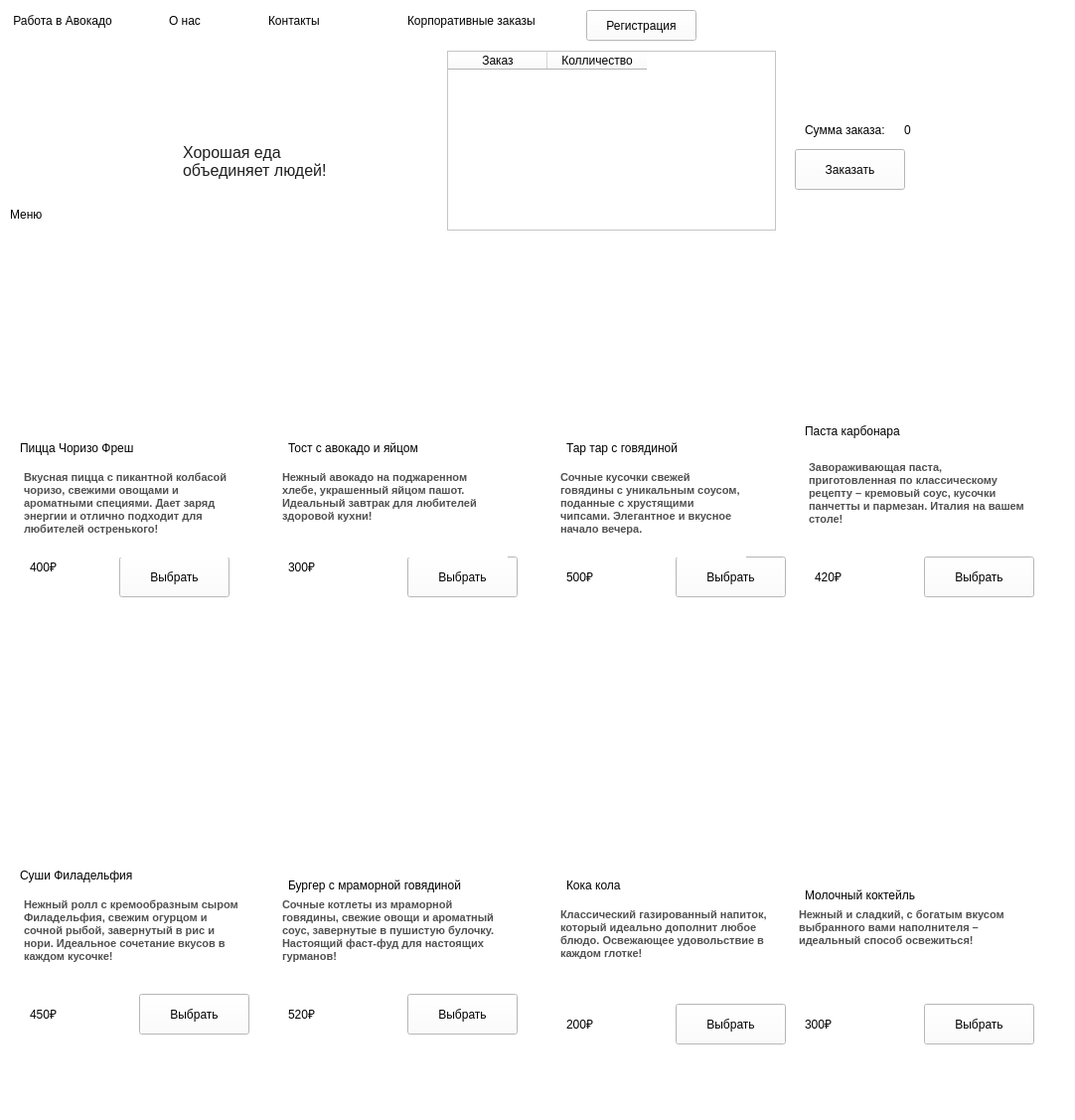
<?xml version="1.0" encoding="UTF-8"?>
<ui version="4.0">
 <class>MainWindow</class>
 <widget class="QMainWindow" name="MainWindow">
  <property name="geometry">
   <rect>
    <x>0</x>
    <y>0</y>
    <width>1082</width>
    <height>1127</height>
   </rect>
  </property>
  <property name="minimumSize">
   <size>
    <width>1082</width>
    <height>1127</height>
   </size>
  </property>
  <property name="maximumSize">
   <size>
    <width>1082</width>
    <height>1127</height>
   </size>
  </property>
  <property name="windowTitle">
   <string>Avocado</string>
  </property>
  <property name="windowIcon">
   <iconset>
    <normaloff>:/icons/4107608.png</normaloff>:/icons/4107608.png</iconset>
  </property>
  <property name="styleSheet">
   <string notr="true">background-color: rgb(255, 255, 255);</string>
  </property>
  <widget class="QWidget" name="centralwidget">
   <widget class="QLabel" name="label">
    <property name="geometry">
     <rect>
      <x>810</x>
      <y>110</y>
      <width>91</width>
      <height>41</height>
     </rect>
    </property>
    <property name="styleSheet">
     <string notr="true">font: 10pt &quot;Segoe UI&quot;;</string>
    </property>
    <property name="text">
     <string>Сумма заказа:</string>
    </property>
   </widget>
   <widget class="QLabel" name="label_2">
    <property name="geometry">
     <rect>
      <x>910</x>
      <y>110</y>
      <width>31</width>
      <height>41</height>
     </rect>
    </property>
    <property name="styleSheet">
     <string notr="true">font: 10pt &quot;Segoe UI&quot;;</string>
    </property>
    <property name="text">
     <string>0</string>
    </property>
   </widget>
   <widget class="QLabel" name="label_3">
    <property name="enabled">
     <bool>true</bool>
    </property>
    <property name="geometry">
     <rect>
      <x>10</x>
      <y>50</y>
      <width>161</width>
      <height>131</height>
     </rect>
    </property>
    <property name="mouseTracking">
     <bool>false</bool>
    </property>
    <property name="tabletTracking">
     <bool>false</bool>
    </property>
    <property name="contextMenuPolicy">
     <enum>Qt::ContextMenuPolicy::DefaultContextMenu</enum>
    </property>
    <property name="acceptDrops">
     <bool>false</bool>
    </property>
    <property name="layoutDirection">
     <enum>Qt::LayoutDirection::LeftToRight</enum>
    </property>
    <property name="autoFillBackground">
     <bool>false</bool>
    </property>
    <property name="styleSheet">
     <string notr="true">border-image: url(:/icons/photo_5395603866361390873_m (1).jpg);</string>
    </property>
    <property name="text">
     <string/>
    </property>
    <property name="textFormat">
     <enum>Qt::TextFormat::AutoText</enum>
    </property>
    <property name="pixmap">
     <pixmap>:/icons/Downloads/3.png</pixmap>
    </property>
    <property name="scaledContents">
     <bool>true</bool>
    </property>
   </widget>
   <widget class="QLabel" name="label_4">
    <property name="geometry">
     <rect>
      <x>10</x>
      <y>200</y>
      <width>131</width>
      <height>31</height>
     </rect>
    </property>
    <property name="styleSheet">
     <string notr="true">
font: 600 15pt &quot;Segoe UI&quot;;
</string>
    </property>
    <property name="text">
     <string>Меню</string>
    </property>
   </widget>
   <widget class="QLabel" name="label_5">
    <property name="enabled">
     <bool>true</bool>
    </property>
    <property name="geometry">
     <rect>
      <x>-30</x>
      <y>240</y>
      <width>311</width>
      <height>201</height>
     </rect>
    </property>
    <property name="mouseTracking">
     <bool>false</bool>
    </property>
    <property name="tabletTracking">
     <bool>false</bool>
    </property>
    <property name="contextMenuPolicy">
     <enum>Qt::ContextMenuPolicy::DefaultContextMenu</enum>
    </property>
    <property name="acceptDrops">
     <bool>false</bool>
    </property>
    <property name="layoutDirection">
     <enum>Qt::LayoutDirection::LeftToRight</enum>
    </property>
    <property name="autoFillBackground">
     <bool>false</bool>
    </property>
    <property name="styleSheet">
     <string notr="true">border-image: url(:/icons/M_height.jpg);</string>
    </property>
    <property name="frameShadow">
     <enum>QFrame::Shadow::Plain</enum>
    </property>
    <property name="text">
     <string/>
    </property>
    <property name="textFormat">
     <enum>Qt::TextFormat::AutoText</enum>
    </property>
    <property name="pixmap">
     <pixmap>:/icons/Downloads/3.png</pixmap>
    </property>
    <property name="scaledContents">
     <bool>true</bool>
    </property>
    <property name="wordWrap">
     <bool>false</bool>
    </property>
    <property name="textInteractionFlags">
     <set>Qt::TextInteractionFlag::LinksAccessibleByMouse</set>
    </property>
   </widget>
   <widget class="QPushButton" name="pushButton_10">
    <property name="geometry">
     <rect>
      <x>120</x>
      <y>560</y>
      <width>111</width>
      <height>41</height>
     </rect>
    </property>
    <property name="styleSheet">
     <string notr="true">background-color: rgb(255, 255, 255);
font: 10pt &quot;Segoe UI&quot;;
radius 10px;</string>
    </property>
    <property name="text">
     <string>Выбрать</string>
    </property>
   </widget>
   <widget class="QLabel" name="label_6">
    <property name="geometry">
     <rect>
      <x>30</x>
      <y>550</y>
      <width>81</width>
      <height>41</height>
     </rect>
    </property>
    <property name="styleSheet">
     <string notr="true">font: 11pt &quot;Segoe UI&quot;;</string>
    </property>
    <property name="text">
     <string>400₽</string>
    </property>
   </widget>
   <widget class="QPushButton" name="pushButton_11">
    <property name="geometry">
     <rect>
      <x>410</x>
      <y>560</y>
      <width>111</width>
      <height>41</height>
     </rect>
    </property>
    <property name="styleSheet">
     <string notr="true">background-color: rgb(255, 255, 255);
font: 10pt &quot;Segoe UI&quot;;
radius 10px;</string>
    </property>
    <property name="text">
     <string>Выбрать</string>
    </property>
   </widget>
   <widget class="QLabel" name="label_7">
    <property name="enabled">
     <bool>true</bool>
    </property>
    <property name="geometry">
     <rect>
      <x>290</x>
      <y>220</y>
      <width>211</width>
      <height>201</height>
     </rect>
    </property>
    <property name="mouseTracking">
     <bool>false</bool>
    </property>
    <property name="tabletTracking">
     <bool>false</bool>
    </property>
    <property name="contextMenuPolicy">
     <enum>Qt::ContextMenuPolicy::DefaultContextMenu</enum>
    </property>
    <property name="acceptDrops">
     <bool>false</bool>
    </property>
    <property name="layoutDirection">
     <enum>Qt::LayoutDirection::LeftToRight</enum>
    </property>
    <property name="autoFillBackground">
     <bool>false</bool>
    </property>
    <property name="styleSheet">
     <string notr="true">border-image: url(:/icons/photo_5458702399138032533_m.jpg);</string>
    </property>
    <property name="frameShadow">
     <enum>QFrame::Shadow::Plain</enum>
    </property>
    <property name="text">
     <string/>
    </property>
    <property name="textFormat">
     <enum>Qt::TextFormat::AutoText</enum>
    </property>
    <property name="pixmap">
     <pixmap>:/icons/Downloads/3.png</pixmap>
    </property>
    <property name="scaledContents">
     <bool>true</bool>
    </property>
    <property name="wordWrap">
     <bool>false</bool>
    </property>
    <property name="textInteractionFlags">
     <set>Qt::TextInteractionFlag::LinksAccessibleByMouse</set>
    </property>
   </widget>
   <widget class="QLabel" name="label_8">
    <property name="geometry">
     <rect>
      <x>290</x>
      <y>550</y>
      <width>81</width>
      <height>41</height>
     </rect>
    </property>
    <property name="styleSheet">
     <string notr="true">font: 11pt &quot;Segoe UI&quot;;</string>
    </property>
    <property name="text">
     <string>300₽</string>
    </property>
   </widget>
   <widget class="QLabel" name="label_9">
    <property name="geometry">
     <rect>
      <x>20</x>
      <y>430</y>
      <width>141</width>
      <height>41</height>
     </rect>
    </property>
    <property name="styleSheet">
     <string notr="true">font: 10pt &quot;Segoe UI&quot;;</string>
    </property>
    <property name="text">
     <string>Пицца Чоризо Фреш </string>
    </property>
   </widget>
   <widget class="QLabel" name="label_10">
    <property name="geometry">
     <rect>
      <x>290</x>
      <y>430</y>
      <width>161</width>
      <height>41</height>
     </rect>
    </property>
    <property name="styleSheet">
     <string notr="true">font: 10pt &quot;Segoe UI&quot;;</string>
    </property>
    <property name="text">
     <string>Тост с авокадо и яйцом</string>
    </property>
   </widget>
   <widget class="QLabel" name="label_11">
    <property name="geometry">
     <rect>
      <x>570</x>
      <y>560</y>
      <width>81</width>
      <height>41</height>
     </rect>
    </property>
    <property name="styleSheet">
     <string notr="true">font: 11pt &quot;Segoe UI&quot;;</string>
    </property>
    <property name="text">
     <string>500₽</string>
    </property>
   </widget>
   <widget class="QPushButton" name="pushButton_12">
    <property name="geometry">
     <rect>
      <x>680</x>
      <y>560</y>
      <width>111</width>
      <height>41</height>
     </rect>
    </property>
    <property name="styleSheet">
     <string notr="true">background-color: rgb(255, 255, 255);
font: 10pt &quot;Segoe UI&quot;;
radius 10px;</string>
    </property>
    <property name="text">
     <string>Выбрать</string>
    </property>
   </widget>
   <widget class="QLabel" name="label_12">
    <property name="enabled">
     <bool>true</bool>
    </property>
    <property name="geometry">
     <rect>
      <x>560</x>
      <y>220</y>
      <width>221</width>
      <height>201</height>
     </rect>
    </property>
    <property name="mouseTracking">
     <bool>false</bool>
    </property>
    <property name="tabletTracking">
     <bool>false</bool>
    </property>
    <property name="contextMenuPolicy">
     <enum>Qt::ContextMenuPolicy::DefaultContextMenu</enum>
    </property>
    <property name="acceptDrops">
     <bool>false</bool>
    </property>
    <property name="layoutDirection">
     <enum>Qt::LayoutDirection::LeftToRight</enum>
    </property>
    <property name="autoFillBackground">
     <bool>false</bool>
    </property>
    <property name="styleSheet">
     <string notr="true">border-image: url(:/icons/тартар.jpg);</string>
    </property>
    <property name="frameShadow">
     <enum>QFrame::Shadow::Plain</enum>
    </property>
    <property name="text">
     <string/>
    </property>
    <property name="textFormat">
     <enum>Qt::TextFormat::AutoText</enum>
    </property>
    <property name="pixmap">
     <pixmap>:/icons/Downloads/3.png</pixmap>
    </property>
    <property name="scaledContents">
     <bool>true</bool>
    </property>
    <property name="wordWrap">
     <bool>false</bool>
    </property>
    <property name="textInteractionFlags">
     <set>Qt::TextInteractionFlag::LinksAccessibleByMouse</set>
    </property>
   </widget>
   <widget class="QLabel" name="label_13">
    <property name="geometry">
     <rect>
      <x>570</x>
      <y>430</y>
      <width>161</width>
      <height>41</height>
     </rect>
    </property>
    <property name="styleSheet">
     <string notr="true">font: 10pt &quot;Segoe UI&quot;;</string>
    </property>
    <property name="text">
     <string>Тар тар с говядиной</string>
    </property>
   </widget>
   <widget class="QLabel" name="label_14">
    <property name="geometry">
     <rect>
      <x>30</x>
      <y>1000</y>
      <width>81</width>
      <height>41</height>
     </rect>
    </property>
    <property name="styleSheet">
     <string notr="true">font: 11pt &quot;Segoe UI&quot;;</string>
    </property>
    <property name="text">
     <string>450₽</string>
    </property>
   </widget>
   <widget class="QPushButton" name="pushButton_13">
    <property name="geometry">
     <rect>
      <x>140</x>
      <y>1000</y>
      <width>111</width>
      <height>41</height>
     </rect>
    </property>
    <property name="styleSheet">
     <string notr="true">background-color: rgb(255, 255, 255);
font: 10pt &quot;Segoe UI&quot;;
radius 10px;</string>
    </property>
    <property name="text">
     <string>Выбрать</string>
    </property>
   </widget>
   <widget class="QLabel" name="label_15">
    <property name="enabled">
     <bool>true</bool>
    </property>
    <property name="geometry">
     <rect>
      <x>20</x>
      <y>650</y>
      <width>231</width>
      <height>201</height>
     </rect>
    </property>
    <property name="mouseTracking">
     <bool>false</bool>
    </property>
    <property name="tabletTracking">
     <bool>false</bool>
    </property>
    <property name="contextMenuPolicy">
     <enum>Qt::ContextMenuPolicy::DefaultContextMenu</enum>
    </property>
    <property name="acceptDrops">
     <bool>false</bool>
    </property>
    <property name="layoutDirection">
     <enum>Qt::LayoutDirection::LeftToRight</enum>
    </property>
    <property name="autoFillBackground">
     <bool>false</bool>
    </property>
    <property name="styleSheet">
     <string notr="true">border-image: url(:/icons1/суши.jpg);</string>
    </property>
    <property name="frameShadow">
     <enum>QFrame::Shadow::Plain</enum>
    </property>
    <property name="text">
     <string/>
    </property>
    <property name="textFormat">
     <enum>Qt::TextFormat::AutoText</enum>
    </property>
    <property name="pixmap">
     <pixmap>:/icons/Downloads/3.png</pixmap>
    </property>
    <property name="scaledContents">
     <bool>true</bool>
    </property>
    <property name="wordWrap">
     <bool>false</bool>
    </property>
    <property name="textInteractionFlags">
     <set>Qt::TextInteractionFlag::LinksAccessibleByMouse</set>
    </property>
   </widget>
   <widget class="QLabel" name="label_16">
    <property name="geometry">
     <rect>
      <x>20</x>
      <y>860</y>
      <width>161</width>
      <height>41</height>
     </rect>
    </property>
    <property name="styleSheet">
     <string notr="true">font: 10pt &quot;Segoe UI&quot;;</string>
    </property>
    <property name="text">
     <string>Суши Филадельфия  </string>
    </property>
   </widget>
   <widget class="QLabel" name="label_17">
    <property name="geometry">
     <rect>
      <x>290</x>
      <y>1000</y>
      <width>81</width>
      <height>41</height>
     </rect>
    </property>
    <property name="styleSheet">
     <string notr="true">font: 11pt &quot;Segoe UI&quot;;</string>
    </property>
    <property name="text">
     <string>520₽</string>
    </property>
   </widget>
   <widget class="QPushButton" name="pushButton_14">
    <property name="geometry">
     <rect>
      <x>410</x>
      <y>1000</y>
      <width>111</width>
      <height>41</height>
     </rect>
    </property>
    <property name="styleSheet">
     <string notr="true">background-color: rgb(255, 255, 255);
font: 10pt &quot;Segoe UI&quot;;
radius 10px;</string>
    </property>
    <property name="text">
     <string>Выбрать</string>
    </property>
   </widget>
   <widget class="QLabel" name="label_18">
    <property name="enabled">
     <bool>true</bool>
    </property>
    <property name="geometry">
     <rect>
      <x>290</x>
      <y>660</y>
      <width>231</width>
      <height>201</height>
     </rect>
    </property>
    <property name="mouseTracking">
     <bool>false</bool>
    </property>
    <property name="tabletTracking">
     <bool>false</bool>
    </property>
    <property name="contextMenuPolicy">
     <enum>Qt::ContextMenuPolicy::DefaultContextMenu</enum>
    </property>
    <property name="acceptDrops">
     <bool>false</bool>
    </property>
    <property name="layoutDirection">
     <enum>Qt::LayoutDirection::LeftToRight</enum>
    </property>
    <property name="autoFillBackground">
     <bool>false</bool>
    </property>
    <property name="styleSheet">
     <string notr="true">border-image: url(:/icons1/бургер.jpg);</string>
    </property>
    <property name="frameShadow">
     <enum>QFrame::Shadow::Plain</enum>
    </property>
    <property name="text">
     <string/>
    </property>
    <property name="textFormat">
     <enum>Qt::TextFormat::AutoText</enum>
    </property>
    <property name="pixmap">
     <pixmap>:/icons/Downloads/3.png</pixmap>
    </property>
    <property name="scaledContents">
     <bool>true</bool>
    </property>
    <property name="wordWrap">
     <bool>false</bool>
    </property>
    <property name="textInteractionFlags">
     <set>Qt::TextInteractionFlag::LinksAccessibleByMouse</set>
    </property>
   </widget>
   <widget class="QLabel" name="label_19">
    <property name="geometry">
     <rect>
      <x>290</x>
      <y>870</y>
      <width>211</width>
      <height>41</height>
     </rect>
    </property>
    <property name="styleSheet">
     <string notr="true">font: 10pt &quot;Segoe UI&quot;;</string>
    </property>
    <property name="text">
     <string>Бургер с мраморной говядиной</string>
    </property>
   </widget>
   <widget class="QLabel" name="label_20">
    <property name="geometry">
     <rect>
      <x>570</x>
      <y>1010</y>
      <width>81</width>
      <height>41</height>
     </rect>
    </property>
    <property name="styleSheet">
     <string notr="true">font: 11pt &quot;Segoe UI&quot;;</string>
    </property>
    <property name="text">
     <string>200₽</string>
    </property>
   </widget>
   <widget class="QPushButton" name="pushButton_15">
    <property name="geometry">
     <rect>
      <x>680</x>
      <y>1010</y>
      <width>111</width>
      <height>41</height>
     </rect>
    </property>
    <property name="styleSheet">
     <string notr="true">background-color: rgb(255, 255, 255);
font: 10pt &quot;Segoe UI&quot;;
radius 10px;</string>
    </property>
    <property name="text">
     <string>Выбрать</string>
    </property>
   </widget>
   <widget class="QLabel" name="label_21">
    <property name="enabled">
     <bool>true</bool>
    </property>
    <property name="geometry">
     <rect>
      <x>570</x>
      <y>620</y>
      <width>211</width>
      <height>241</height>
     </rect>
    </property>
    <property name="mouseTracking">
     <bool>false</bool>
    </property>
    <property name="tabletTracking">
     <bool>false</bool>
    </property>
    <property name="contextMenuPolicy">
     <enum>Qt::ContextMenuPolicy::DefaultContextMenu</enum>
    </property>
    <property name="acceptDrops">
     <bool>false</bool>
    </property>
    <property name="layoutDirection">
     <enum>Qt::LayoutDirection::LeftToRight</enum>
    </property>
    <property name="autoFillBackground">
     <bool>false</bool>
    </property>
    <property name="styleSheet">
     <string notr="true">border-image: url(:/icons1/кокаля.jpg);</string>
    </property>
    <property name="frameShadow">
     <enum>QFrame::Shadow::Plain</enum>
    </property>
    <property name="text">
     <string/>
    </property>
    <property name="textFormat">
     <enum>Qt::TextFormat::AutoText</enum>
    </property>
    <property name="pixmap">
     <pixmap>:/icons/Downloads/3.png</pixmap>
    </property>
    <property name="scaledContents">
     <bool>true</bool>
    </property>
    <property name="wordWrap">
     <bool>false</bool>
    </property>
    <property name="textInteractionFlags">
     <set>Qt::TextInteractionFlag::LinksAccessibleByMouse</set>
    </property>
   </widget>
   <widget class="QLabel" name="label_22">
    <property name="geometry">
     <rect>
      <x>570</x>
      <y>870</y>
      <width>161</width>
      <height>41</height>
     </rect>
    </property>
    <property name="styleSheet">
     <string notr="true">font: 10pt &quot;Segoe UI&quot;;</string>
    </property>
    <property name="text">
     <string>Кока кола</string>
    </property>
   </widget>
   <widget class="QLabel" name="label_23">
    <property name="geometry">
     <rect>
      <x>820</x>
      <y>560</y>
      <width>81</width>
      <height>41</height>
     </rect>
    </property>
    <property name="styleSheet">
     <string notr="true">font: 11pt &quot;Segoe UI&quot;;</string>
    </property>
    <property name="text">
     <string>420₽</string>
    </property>
   </widget>
   <widget class="QPushButton" name="pushButton_16">
    <property name="geometry">
     <rect>
      <x>930</x>
      <y>560</y>
      <width>111</width>
      <height>41</height>
     </rect>
    </property>
    <property name="styleSheet">
     <string notr="true"/>
    </property>
    <property name="text">
     <string>Выбрать</string>
    </property>
   </widget>
   <widget class="QLabel" name="label_24">
    <property name="enabled">
     <bool>true</bool>
    </property>
    <property name="geometry">
     <rect>
      <x>810</x>
      <y>220</y>
      <width>231</width>
      <height>211</height>
     </rect>
    </property>
    <property name="mouseTracking">
     <bool>false</bool>
    </property>
    <property name="tabletTracking">
     <bool>false</bool>
    </property>
    <property name="contextMenuPolicy">
     <enum>Qt::ContextMenuPolicy::DefaultContextMenu</enum>
    </property>
    <property name="acceptDrops">
     <bool>false</bool>
    </property>
    <property name="layoutDirection">
     <enum>Qt::LayoutDirection::LeftToRight</enum>
    </property>
    <property name="autoFillBackground">
     <bool>false</bool>
    </property>
    <property name="styleSheet">
     <string notr="true">border-image: url(:/icons1/карбонара.jpg);</string>
    </property>
    <property name="frameShadow">
     <enum>QFrame::Shadow::Plain</enum>
    </property>
    <property name="text">
     <string/>
    </property>
    <property name="textFormat">
     <enum>Qt::TextFormat::AutoText</enum>
    </property>
    <property name="pixmap">
     <pixmap>:/icons/Downloads/3.png</pixmap>
    </property>
    <property name="scaledContents">
     <bool>true</bool>
    </property>
    <property name="wordWrap">
     <bool>false</bool>
    </property>
    <property name="textInteractionFlags">
     <set>Qt::TextInteractionFlag::LinksAccessibleByMouse</set>
    </property>
   </widget>
   <widget class="QLabel" name="label_25">
    <property name="geometry">
     <rect>
      <x>810</x>
      <y>420</y>
      <width>161</width>
      <height>41</height>
     </rect>
    </property>
    <property name="styleSheet">
     <string notr="true">font: 10pt &quot;Segoe UI&quot;;</string>
    </property>
    <property name="text">
     <string>Паста карбонара  
</string>
    </property>
   </widget>
   <widget class="QLabel" name="label_26">
    <property name="geometry">
     <rect>
      <x>810</x>
      <y>1010</y>
      <width>81</width>
      <height>41</height>
     </rect>
    </property>
    <property name="styleSheet">
     <string notr="true">font: 11pt &quot;Segoe UI&quot;;</string>
    </property>
    <property name="text">
     <string>300₽</string>
    </property>
   </widget>
   <widget class="QPushButton" name="pushButton_17">
    <property name="geometry">
     <rect>
      <x>930</x>
      <y>1010</y>
      <width>111</width>
      <height>41</height>
     </rect>
    </property>
    <property name="styleSheet">
     <string notr="true">background-color: rgb(255, 255, 255);
font: 10pt &quot;Segoe UI&quot;;
radius 10px;</string>
    </property>
    <property name="text">
     <string>Выбрать</string>
    </property>
   </widget>
   <widget class="QLabel" name="label_27">
    <property name="enabled">
     <bool>true</bool>
    </property>
    <property name="geometry">
     <rect>
      <x>810</x>
      <y>630</y>
      <width>211</width>
      <height>241</height>
     </rect>
    </property>
    <property name="mouseTracking">
     <bool>false</bool>
    </property>
    <property name="tabletTracking">
     <bool>false</bool>
    </property>
    <property name="contextMenuPolicy">
     <enum>Qt::ContextMenuPolicy::DefaultContextMenu</enum>
    </property>
    <property name="acceptDrops">
     <bool>false</bool>
    </property>
    <property name="layoutDirection">
     <enum>Qt::LayoutDirection::LeftToRight</enum>
    </property>
    <property name="autoFillBackground">
     <bool>false</bool>
    </property>
    <property name="styleSheet">
     <string notr="true">border-image: url(:/icons1/милкшейк.jpg);</string>
    </property>
    <property name="frameShadow">
     <enum>QFrame::Shadow::Plain</enum>
    </property>
    <property name="text">
     <string/>
    </property>
    <property name="textFormat">
     <enum>Qt::TextFormat::AutoText</enum>
    </property>
    <property name="pixmap">
     <pixmap>:/icons/Downloads/3.png</pixmap>
    </property>
    <property name="scaledContents">
     <bool>true</bool>
    </property>
    <property name="wordWrap">
     <bool>false</bool>
    </property>
    <property name="textInteractionFlags">
     <set>Qt::TextInteractionFlag::LinksAccessibleByMouse</set>
    </property>
   </widget>
   <widget class="QLabel" name="label_28">
    <property name="geometry">
     <rect>
      <x>810</x>
      <y>880</y>
      <width>161</width>
      <height>41</height>
     </rect>
    </property>
    <property name="styleSheet">
     <string notr="true">font: 10pt &quot;Segoe UI&quot;;</string>
    </property>
    <property name="text">
     <string>Молочный коктейль</string>
    </property>
   </widget>
   <widget class="QTextEdit" name="textEdit">
    <property name="geometry">
     <rect>
      <x>20</x>
      <y>470</y>
      <width>231</width>
      <height>91</height>
     </rect>
    </property>
    <property name="styleSheet">
     <string notr="true">font: 7pt &quot;Segoe UI&quot;;
color: rgb(172, 255, 147);
border: none;</string>
    </property>
    <property name="readOnly">
     <bool>true</bool>
    </property>
    <property name="html">
     <string>&lt;!DOCTYPE HTML PUBLIC &quot;-//W3C//DTD HTML 4.0//EN&quot; &quot;http://www.w3.org/TR/REC-html40/strict.dtd&quot;&gt;
&lt;html&gt;&lt;head&gt;&lt;meta name=&quot;qrichtext&quot; content=&quot;1&quot; /&gt;&lt;meta charset=&quot;utf-8&quot; /&gt;&lt;style type=&quot;text/css&quot;&gt;
p, li { white-space: pre-wrap; }
hr { height: 1px; border-width: 0; }
li.unchecked::marker { content: &quot;\2610&quot;; }
li.checked::marker { content: &quot;\2612&quot;; }
&lt;/style&gt;&lt;/head&gt;&lt;body style=&quot; font-family:'Segoe UI'; font-size:7pt; font-weight:400; font-style:normal;&quot;&gt;
&lt;p style=&quot; margin-top:0px; margin-bottom:0px; margin-left:0px; margin-right:0px; -qt-block-indent:0; text-indent:0px;&quot;&gt;&lt;span style=&quot; font-family:'Roboto','-apple-system','apple color emoji','BlinkMacSystemFont','Segoe UI','Roboto','Oxygen-Sans','Ubuntu','Cantarell','Helvetica Neue','sans-serif'; font-size:8pt; font-weight:700; color:#515151; background-color:#ffffff;&quot;&gt;Вкусная пицца с пикантной колбасой чоризо, свежими овощами и ароматными специями. Дает заряд энергии и отлично подходит для любителей остренького!&lt;/span&gt;&lt;/p&gt;&lt;/body&gt;&lt;/html&gt;</string>
    </property>
   </widget>
   <widget class="QTextEdit" name="textEdit_2">
    <property name="geometry">
     <rect>
      <x>280</x>
      <y>470</y>
      <width>231</width>
      <height>91</height>
     </rect>
    </property>
    <property name="styleSheet">
     <string notr="true">font: 7pt &quot;Segoe UI&quot;;
color: rgb(172, 255, 147);
border: none;</string>
    </property>
    <property name="readOnly">
     <bool>true</bool>
    </property>
    <property name="html">
     <string>&lt;!DOCTYPE HTML PUBLIC &quot;-//W3C//DTD HTML 4.0//EN&quot; &quot;http://www.w3.org/TR/REC-html40/strict.dtd&quot;&gt;
&lt;html&gt;&lt;head&gt;&lt;meta name=&quot;qrichtext&quot; content=&quot;1&quot; /&gt;&lt;meta charset=&quot;utf-8&quot; /&gt;&lt;style type=&quot;text/css&quot;&gt;
p, li { white-space: pre-wrap; }
hr { height: 1px; border-width: 0; }
li.unchecked::marker { content: &quot;\2610&quot;; }
li.checked::marker { content: &quot;\2612&quot;; }
&lt;/style&gt;&lt;/head&gt;&lt;body style=&quot; font-family:'Segoe UI'; font-size:7pt; font-weight:400; font-style:normal;&quot;&gt;
&lt;p style=&quot; margin-top:0px; margin-bottom:0px; margin-left:0px; margin-right:0px; -qt-block-indent:0; text-indent:0px;&quot;&gt;&lt;span style=&quot; font-family:'Roboto','-apple-system','apple color emoji','BlinkMacSystemFont','Segoe UI','Roboto','Oxygen-Sans','Ubuntu','Cantarell','Helvetica Neue','sans-serif'; font-size:8pt; font-weight:700; color:#515151; background-color:#ffffff;&quot;&gt;Нежный авокадо на поджаренном хлебе, украшенный яйцом пашот. Идеальный завтрак для любителей здоровой кухни!&lt;/span&gt;&lt;/p&gt;&lt;/body&gt;&lt;/html&gt;</string>
    </property>
   </widget>
   <widget class="QTextEdit" name="textEdit_3">
    <property name="geometry">
     <rect>
      <x>560</x>
      <y>470</y>
      <width>191</width>
      <height>91</height>
     </rect>
    </property>
    <property name="styleSheet">
     <string notr="true">font: 7pt &quot;Segoe UI&quot;;
color: rgb(172, 255, 147);
border: none;</string>
    </property>
    <property name="readOnly">
     <bool>true</bool>
    </property>
    <property name="html">
     <string>&lt;!DOCTYPE HTML PUBLIC &quot;-//W3C//DTD HTML 4.0//EN&quot; &quot;http://www.w3.org/TR/REC-html40/strict.dtd&quot;&gt;
&lt;html&gt;&lt;head&gt;&lt;meta name=&quot;qrichtext&quot; content=&quot;1&quot; /&gt;&lt;meta charset=&quot;utf-8&quot; /&gt;&lt;style type=&quot;text/css&quot;&gt;
p, li { white-space: pre-wrap; }
hr { height: 1px; border-width: 0; }
li.unchecked::marker { content: &quot;\2610&quot;; }
li.checked::marker { content: &quot;\2612&quot;; }
&lt;/style&gt;&lt;/head&gt;&lt;body style=&quot; font-family:'Segoe UI'; font-size:7pt; font-weight:400; font-style:normal;&quot;&gt;
&lt;p style=&quot; margin-top:0px; margin-bottom:0px; margin-left:0px; margin-right:0px; -qt-block-indent:0; text-indent:0px;&quot;&gt;&lt;span style=&quot; font-family:'Roboto','-apple-system','apple color emoji','BlinkMacSystemFont','Segoe UI','Roboto','Oxygen-Sans','Ubuntu','Cantarell','Helvetica Neue','sans-serif'; font-size:8pt; font-weight:700; color:#515151; background-color:#ffffff;&quot;&gt;Сочные кусочки свежей говядины с уникальным соусом, поданные с хрустящими чипсами. Элегантное и вкусное начало вечера.&lt;/span&gt;&lt;/p&gt;&lt;/body&gt;&lt;/html&gt;</string>
    </property>
   </widget>
   <widget class="QTextEdit" name="textEdit_4">
    <property name="geometry">
     <rect>
      <x>810</x>
      <y>460</y>
      <width>231</width>
      <height>91</height>
     </rect>
    </property>
    <property name="styleSheet">
     <string notr="true">font: 7pt &quot;Segoe UI&quot;;
color: rgb(172, 255, 147);
border: none;</string>
    </property>
    <property name="readOnly">
     <bool>true</bool>
    </property>
    <property name="html">
     <string>&lt;!DOCTYPE HTML PUBLIC &quot;-//W3C//DTD HTML 4.0//EN&quot; &quot;http://www.w3.org/TR/REC-html40/strict.dtd&quot;&gt;
&lt;html&gt;&lt;head&gt;&lt;meta name=&quot;qrichtext&quot; content=&quot;1&quot; /&gt;&lt;meta charset=&quot;utf-8&quot; /&gt;&lt;style type=&quot;text/css&quot;&gt;
p, li { white-space: pre-wrap; }
hr { height: 1px; border-width: 0; }
li.unchecked::marker { content: &quot;\2610&quot;; }
li.checked::marker { content: &quot;\2612&quot;; }
&lt;/style&gt;&lt;/head&gt;&lt;body style=&quot; font-family:'Segoe UI'; font-size:7pt; font-weight:400; font-style:normal;&quot;&gt;
&lt;p style=&quot; margin-top:0px; margin-bottom:0px; margin-left:0px; margin-right:0px; -qt-block-indent:0; text-indent:0px;&quot;&gt;&lt;span style=&quot; font-family:'Roboto','-apple-system','apple color emoji','BlinkMacSystemFont','Segoe UI','Roboto','Oxygen-Sans','Ubuntu','Cantarell','Helvetica Neue','sans-serif'; font-size:8pt; font-weight:700; color:#515151; background-color:#ffffff;&quot;&gt;Завораживающая паста, приготовленная по классическому рецепту – кремовый соус, кусочки панчетты и пармезан. Италия на вашем столе!&lt;/span&gt;&lt;/p&gt;&lt;/body&gt;&lt;/html&gt;</string>
    </property>
   </widget>
   <widget class="QTextEdit" name="textEdit_5">
    <property name="geometry">
     <rect>
      <x>20</x>
      <y>900</y>
      <width>231</width>
      <height>91</height>
     </rect>
    </property>
    <property name="styleSheet">
     <string notr="true">font: 7pt &quot;Segoe UI&quot;;
color: rgb(172, 255, 147);
border: none;</string>
    </property>
    <property name="readOnly">
     <bool>true</bool>
    </property>
    <property name="html">
     <string>&lt;!DOCTYPE HTML PUBLIC &quot;-//W3C//DTD HTML 4.0//EN&quot; &quot;http://www.w3.org/TR/REC-html40/strict.dtd&quot;&gt;
&lt;html&gt;&lt;head&gt;&lt;meta name=&quot;qrichtext&quot; content=&quot;1&quot; /&gt;&lt;meta charset=&quot;utf-8&quot; /&gt;&lt;style type=&quot;text/css&quot;&gt;
p, li { white-space: pre-wrap; }
hr { height: 1px; border-width: 0; }
li.unchecked::marker { content: &quot;\2610&quot;; }
li.checked::marker { content: &quot;\2612&quot;; }
&lt;/style&gt;&lt;/head&gt;&lt;body style=&quot; font-family:'Segoe UI'; font-size:7pt; font-weight:400; font-style:normal;&quot;&gt;
&lt;p style=&quot; margin-top:0px; margin-bottom:0px; margin-left:0px; margin-right:0px; -qt-block-indent:0; text-indent:0px;&quot;&gt;&lt;span style=&quot; font-family:'Roboto','-apple-system','apple color emoji','BlinkMacSystemFont','Segoe UI','Roboto','Oxygen-Sans','Ubuntu','Cantarell','Helvetica Neue','sans-serif'; font-size:8pt; font-weight:700; color:#515151; background-color:#ffffff;&quot;&gt;Нежный ролл с кремообразным сыром Филадельфия, свежим огурцом и сочной рыбой, завернутый в рис и нори. Идеальное сочетание вкусов в каждом кусочке!&lt;/span&gt;&lt;/p&gt;&lt;/body&gt;&lt;/html&gt;</string>
    </property>
   </widget>
   <widget class="QTextEdit" name="textEdit_6">
    <property name="geometry">
     <rect>
      <x>280</x>
      <y>900</y>
      <width>231</width>
      <height>91</height>
     </rect>
    </property>
    <property name="styleSheet">
     <string notr="true">font: 7pt &quot;Segoe UI&quot;;
color: rgb(172, 255, 147);
border: none;</string>
    </property>
    <property name="readOnly">
     <bool>true</bool>
    </property>
    <property name="html">
     <string>&lt;!DOCTYPE HTML PUBLIC &quot;-//W3C//DTD HTML 4.0//EN&quot; &quot;http://www.w3.org/TR/REC-html40/strict.dtd&quot;&gt;
&lt;html&gt;&lt;head&gt;&lt;meta name=&quot;qrichtext&quot; content=&quot;1&quot; /&gt;&lt;meta charset=&quot;utf-8&quot; /&gt;&lt;style type=&quot;text/css&quot;&gt;
p, li { white-space: pre-wrap; }
hr { height: 1px; border-width: 0; }
li.unchecked::marker { content: &quot;\2610&quot;; }
li.checked::marker { content: &quot;\2612&quot;; }
&lt;/style&gt;&lt;/head&gt;&lt;body style=&quot; font-family:'Segoe UI'; font-size:7pt; font-weight:400; font-style:normal;&quot;&gt;
&lt;p style=&quot; margin-top:0px; margin-bottom:0px; margin-left:0px; margin-right:0px; -qt-block-indent:0; text-indent:0px;&quot;&gt;&lt;span style=&quot; font-family:'Roboto','-apple-system','apple color emoji','BlinkMacSystemFont','Segoe UI','Roboto','Oxygen-Sans','Ubuntu','Cantarell','Helvetica Neue','sans-serif'; font-size:8pt; font-weight:700; color:#515151; background-color:#ffffff;&quot;&gt;Сочные котлеты из мраморной говядины, свежие овощи и ароматный соус, завернутые в пушистую булочку. Настоящий фаст-фуд для настоящих гурманов!&lt;/span&gt;&lt;/p&gt;&lt;/body&gt;&lt;/html&gt;</string>
    </property>
   </widget>
   <widget class="QTextEdit" name="textEdit_7">
    <property name="geometry">
     <rect>
      <x>560</x>
      <y>910</y>
      <width>221</width>
      <height>91</height>
     </rect>
    </property>
    <property name="styleSheet">
     <string notr="true">font: 7pt &quot;Segoe UI&quot;;
color: rgb(172, 255, 147);
border: none;</string>
    </property>
    <property name="readOnly">
     <bool>true</bool>
    </property>
    <property name="html">
     <string>&lt;!DOCTYPE HTML PUBLIC &quot;-//W3C//DTD HTML 4.0//EN&quot; &quot;http://www.w3.org/TR/REC-html40/strict.dtd&quot;&gt;
&lt;html&gt;&lt;head&gt;&lt;meta name=&quot;qrichtext&quot; content=&quot;1&quot; /&gt;&lt;meta charset=&quot;utf-8&quot; /&gt;&lt;style type=&quot;text/css&quot;&gt;
p, li { white-space: pre-wrap; }
hr { height: 1px; border-width: 0; }
li.unchecked::marker { content: &quot;\2610&quot;; }
li.checked::marker { content: &quot;\2612&quot;; }
&lt;/style&gt;&lt;/head&gt;&lt;body style=&quot; font-family:'Segoe UI'; font-size:7pt; font-weight:400; font-style:normal;&quot;&gt;
&lt;p style=&quot; margin-top:0px; margin-bottom:0px; margin-left:0px; margin-right:0px; -qt-block-indent:0; text-indent:0px;&quot;&gt;&lt;span style=&quot; font-family:'Roboto','-apple-system','apple color emoji','BlinkMacSystemFont','Segoe UI','Roboto','Oxygen-Sans','Ubuntu','Cantarell','Helvetica Neue','sans-serif'; font-size:8pt; font-weight:700; color:#515151; background-color:#ffffff;&quot;&gt;Классический газированный напиток, который идеально дополнит любое блюдо. Освежающее удовольствие в каждом глотке!&lt;/span&gt;&lt;/p&gt;&lt;/body&gt;&lt;/html&gt;</string>
    </property>
   </widget>
   <widget class="QTextEdit" name="textEdit_8">
    <property name="geometry">
     <rect>
      <x>800</x>
      <y>910</y>
      <width>231</width>
      <height>91</height>
     </rect>
    </property>
    <property name="styleSheet">
     <string notr="true">font: 7pt &quot;Segoe UI&quot;;
color: rgb(172, 255, 147);
border: none;</string>
    </property>
    <property name="readOnly">
     <bool>true</bool>
    </property>
    <property name="html">
     <string>&lt;!DOCTYPE HTML PUBLIC &quot;-//W3C//DTD HTML 4.0//EN&quot; &quot;http://www.w3.org/TR/REC-html40/strict.dtd&quot;&gt;
&lt;html&gt;&lt;head&gt;&lt;meta name=&quot;qrichtext&quot; content=&quot;1&quot; /&gt;&lt;meta charset=&quot;utf-8&quot; /&gt;&lt;style type=&quot;text/css&quot;&gt;
p, li { white-space: pre-wrap; }
hr { height: 1px; border-width: 0; }
li.unchecked::marker { content: &quot;\2610&quot;; }
li.checked::marker { content: &quot;\2612&quot;; }
&lt;/style&gt;&lt;/head&gt;&lt;body style=&quot; font-family:'Segoe UI'; font-size:7pt; font-weight:400; font-style:normal;&quot;&gt;
&lt;p style=&quot; margin-top:0px; margin-bottom:0px; margin-left:0px; margin-right:0px; -qt-block-indent:0; text-indent:0px;&quot;&gt;&lt;span style=&quot; font-family:'Roboto','-apple-system','apple color emoji','BlinkMacSystemFont','Segoe UI','Roboto','Oxygen-Sans','Ubuntu','Cantarell','Helvetica Neue','sans-serif'; font-size:8pt; font-weight:700; color:#515151; background-color:#ffffff;&quot;&gt;Нежный и сладкий, с богатым вкусом выбранного вами наполнителя – идеальный способ освежиться!&lt;/span&gt;&lt;/p&gt;&lt;/body&gt;&lt;/html&gt;</string>
    </property>
   </widget>
   <widget class="QTextEdit" name="textEdit_9">
    <property name="geometry">
     <rect>
      <x>180</x>
      <y>140</y>
      <width>161</width>
      <height>61</height>
     </rect>
    </property>
    <property name="styleSheet">
     <string notr="true">font: 600 7pt &quot;Segoe UI&quot;;
color: rgb(172, 255, 147);
border: none;</string>
    </property>
    <property name="readOnly">
     <bool>true</bool>
    </property>
    <property name="html">
     <string>&lt;!DOCTYPE HTML PUBLIC &quot;-//W3C//DTD HTML 4.0//EN&quot; &quot;http://www.w3.org/TR/REC-html40/strict.dtd&quot;&gt;
&lt;html&gt;&lt;head&gt;&lt;meta name=&quot;qrichtext&quot; content=&quot;1&quot; /&gt;&lt;meta charset=&quot;utf-8&quot; /&gt;&lt;style type=&quot;text/css&quot;&gt;
p, li { white-space: pre-wrap; }
hr { height: 1px; border-width: 0; }
li.unchecked::marker { content: &quot;\2610&quot;; }
li.checked::marker { content: &quot;\2612&quot;; }
&lt;/style&gt;&lt;/head&gt;&lt;body style=&quot; font-family:'Segoe UI'; font-size:7pt; font-weight:600; font-style:normal;&quot;&gt;
&lt;p style=&quot; margin-top:0px; margin-bottom:0px; margin-left:0px; margin-right:0px; -qt-block-indent:0; text-indent:0px;&quot;&gt;&lt;span style=&quot; font-family:'FuturaPT'; font-size:16px; font-weight:400; color:#1f1f1f; background-color:#ffffff;&quot;&gt;Хорошая еда объединяет людей!&lt;/span&gt;&lt;/p&gt;&lt;/body&gt;&lt;/html&gt;</string>
    </property>
   </widget>
   <widget class="QLabel" name="label_29">
    <property name="enabled">
     <bool>true</bool>
    </property>
    <property name="geometry">
     <rect>
      <x>810</x>
      <y>40</y>
      <width>171</width>
      <height>71</height>
     </rect>
    </property>
    <property name="mouseTracking">
     <bool>false</bool>
    </property>
    <property name="tabletTracking">
     <bool>false</bool>
    </property>
    <property name="contextMenuPolicy">
     <enum>Qt::ContextMenuPolicy::DefaultContextMenu</enum>
    </property>
    <property name="acceptDrops">
     <bool>false</bool>
    </property>
    <property name="layoutDirection">
     <enum>Qt::LayoutDirection::LeftToRight</enum>
    </property>
    <property name="autoFillBackground">
     <bool>false</bool>
    </property>
    <property name="styleSheet">
     <string notr="true">border-image: url(:/icons3/Снимок экрана 2025-04-10 113238.png);</string>
    </property>
    <property name="frameShadow">
     <enum>QFrame::Shadow::Plain</enum>
    </property>
    <property name="text">
     <string/>
    </property>
    <property name="textFormat">
     <enum>Qt::TextFormat::AutoText</enum>
    </property>
    <property name="pixmap">
     <pixmap>:/icons/Downloads/3.png</pixmap>
    </property>
    <property name="scaledContents">
     <bool>true</bool>
    </property>
    <property name="wordWrap">
     <bool>false</bool>
    </property>
    <property name="textInteractionFlags">
     <set>Qt::TextInteractionFlag::LinksAccessibleByMouse</set>
    </property>
   </widget>
   <widget class="QLabel" name="label_30">
    <property name="geometry">
     <rect>
      <x>10</x>
      <y>0</y>
      <width>131</width>
      <height>41</height>
     </rect>
    </property>
    <property name="styleSheet">
     <string notr="true">font: 10pt &quot;Segoe UI&quot;;</string>
    </property>
    <property name="text">
     <string> Работа в Авокадо</string>
    </property>
   </widget>
   <widget class="QLabel" name="label_31">
    <property name="geometry">
     <rect>
      <x>170</x>
      <y>0</y>
      <width>91</width>
      <height>41</height>
     </rect>
    </property>
    <property name="styleSheet">
     <string notr="true">font: 10pt &quot;Segoe UI&quot;;</string>
    </property>
    <property name="text">
     <string>О нас</string>
    </property>
   </widget>
   <widget class="QLabel" name="label_32">
    <property name="geometry">
     <rect>
      <x>270</x>
      <y>0</y>
      <width>131</width>
      <height>41</height>
     </rect>
    </property>
    <property name="styleSheet">
     <string notr="true">font: 10pt &quot;Segoe UI&quot;;</string>
    </property>
    <property name="text">
     <string>Контакты</string>
    </property>
   </widget>
   <widget class="QLabel" name="label_33">
    <property name="geometry">
     <rect>
      <x>410</x>
      <y>0</y>
      <width>181</width>
      <height>41</height>
     </rect>
    </property>
    <property name="styleSheet">
     <string notr="true">font: 10pt &quot;Segoe UI&quot;;</string>
    </property>
    <property name="text">
     <string>Корпоративные заказы</string>
    </property>
   </widget>
   <widget class="QPushButton" name="pushButton_18">
    <property name="geometry">
     <rect>
      <x>800</x>
      <y>150</y>
      <width>111</width>
      <height>41</height>
     </rect>
    </property>
    <property name="styleSheet">
     <string notr="true">background-color: rgb(255, 255, 255);
font: 10pt &quot;Segoe UI&quot;;
radius 10px;</string>
    </property>
    <property name="text">
     <string>Заказать</string>
    </property>
   </widget>
   <widget class="QTableWidget" name="tableWidget">
    <property name="geometry">
     <rect>
      <x>450</x>
      <y>51</y>
      <width>331</width>
      <height>181</height>
     </rect>
    </property>
    <column>
     <property name="text">
      <string>Заказ</string>
     </property>
    </column>
    <column>
     <property name="text">
      <string>Колличество</string>
     </property>
    </column>
   </widget>
   <widget class="QPushButton" name="pushButton">
    <property name="geometry">
     <rect>
      <x>590</x>
      <y>10</y>
      <width>111</width>
      <height>31</height>
     </rect>
    </property>
    <property name="styleSheet">
     <string notr="true">background-color: rgb(255, 255, 255);
font: 10pt &quot;Segoe UI&quot;;
radius 10px;</string>
    </property>
    <property name="text">
     <string>Регистрация</string>
    </property>
   </widget>
  </widget>
 </widget>
 <resources>
  <include location="files.qrc"/>
  <include location="files1.qrc"/>
 </resources>
 <connections/>
</ui>
